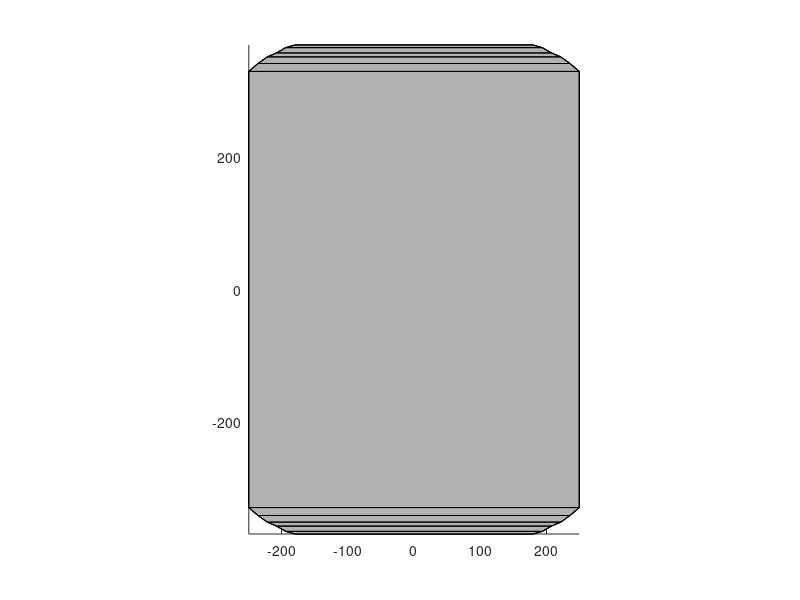

Write MATLAB code to recreate this figure.
function plotAuroraTable (plothandle)

if ~exist('plothandle','var') 
    plothandle = figure;
end

%% AURORA vertices and faces
auroraVertices = [     
                   250,  330,   0; % Upper face
                   
                   250, -330,   0; % First corner
                   236, -342,   0;
                   222, -352,   0;
                   208, -358,   0;
                   194, -366,   0;
                   180, -370,   0;
                   
                  -180, -370,   0; % Second corner
                  -194, -366,   0;
                  -208, -358,   0;
                  -222, -352,   0;
                  -236, -342,   0;
                  -250, -330,   0;
                  
                  -250,  330,   0; % Third corner
                  -236,  342,   0;
                  -222,  352,   0;
                  -208,  358,   0;
                  -194,  366,   0;
                  -180,  370,   0; 
                   
                   180,  370,   0; % Four corner
                   194,  366,   0;
                   208,  358,   0;
                   222,  352,   0;
                   236,  342,   0;
                   
                   250,  330, 34; % Upper face
                   
                   250, -330, 34; % First corner
                   236, -342, 34;
                   222, -352, 34;
                   208, -358, 34;
                   194, -366, 34;
                   180, -370, 34;
                   
                  -180, -370, 34; % Second corner
                  -194, -366, 34;
                  -208, -358, 34;
                  -222, -352, 34;
                  -236, -342, 34;
                  -250, -330, 34;
                  
                  -250,  330, 34; % Third corner
                  -236,  342, 34;
                  -222,  352, 34;
                  -208,  358, 34;
                  -194,  366, 34;
                  -180,  370, 34; 
                   
                   180,  370, 34; % Four corner
                   194,  366, 34;
                   208,  358, 34;
                   222,  352, 34;
                   236,  342, 34;     
                   ];
              
auroraFaces = [ 1 2 13 14; % Lower face
    
                2 3 12 13;
                3 4 11 12;
                4 5 10 11;
                5 6 9 10;
                6 7 8 9;
                
                14 15 24 1;
                15 16 23 24;
                16 17 22 23;
                17 18 21 22;
                18 19 20 21;
                
                25 26 37 38; % Upper face
                26 27 36 37;
                27 28 35 36;
                28 29 34 35;
                29 30 33 34;
                30 31 32 33;
                
                38 39 48 25;
                39 40 47 48;
                40 41 46 47;
                41 42 45 46;
                42 43 44 45;
                
                 1  2 26 25; % Laterals
                 2  3 27 26;
                 3  4 28 27;
                 4  5 29 28;
                 5  6 30 29;
                 6  7 31 30;
                 7  8 32 31;
                 8  9 33 32;
                 9 10 34 33;
                10 11 35 34;
                11 12 36 35;
                12 13 37 36;
                13 14 38 37;
                14 15 39 38;
                15 16 40 39;
                16 17 41 40;
                17 18 42 41;
                18 19 43 42;
                19 20 44 43;
                20 21 45 44;
                21 22 46 45;
                22 23 47 46;
                23 24 48 47;
                24  1 25 48;
];
%%

% Plot the planar field generator in grey
figure(plothandle)
grey = [0.7,0.7,0.7];
hold on
patch('Vertices',auroraVertices,'Faces',auroraFaces,'FaceColor',grey)
hold off

% Plot a cube and obtain the object handles
sizeCube = 60;
centerCube = [185,265,-sizeCube];
cubeVertices = repmat(sizeCube,8,3).*...
               [0 0 0; 0 1 0; 1 1 0; 1 0 0;...
                0 0 1; 0 1 1; 1 1 1; 1 0 1] + repmat(centerCube,8,1);
    
cubeFaces = [1 2 3 4; 2 6 7 3; 4 3 7 8;...
             1 5 8 4; 1 2 6 5; 5 6 7 8];

hold on
cubeObj=patch('Faces', cubeFaces,'Vertices',cubeVertices);
hold off
set(cubeObj,'edgecolor','b','FaceLighting', 'gouraud','facecolor','w');

axis vis3d image

end
